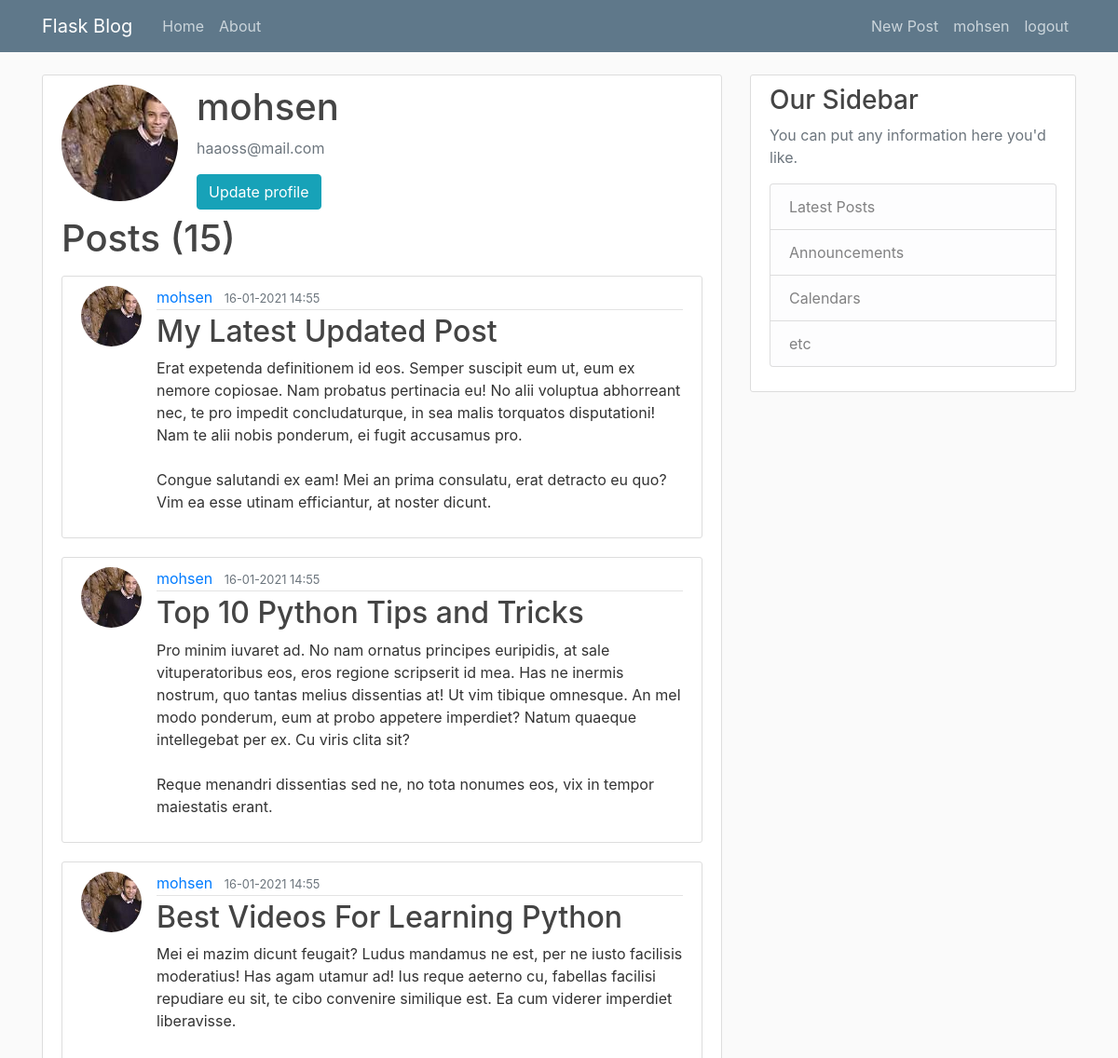
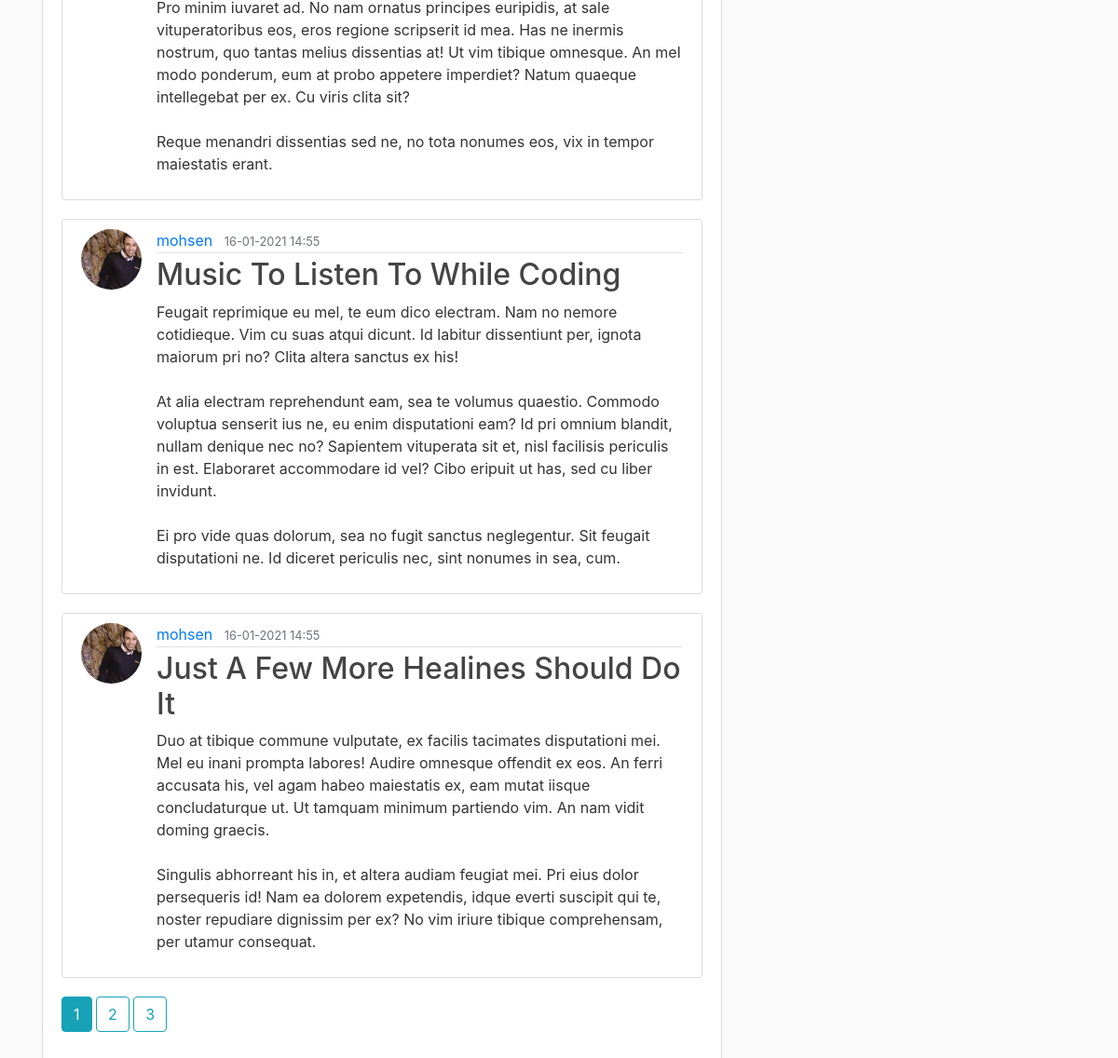
Page /account (signed in) on the committed database (2 pictures, top to bottom).
### flask_blog/models.py (models this page shows, shortened)
class User(db.Model, UserMixin):
    id = db.Column(db.Integer, primary_key=True)
    username = db.Column(db.String(20), unique=True, nullable=False)
    email = db.Column(db.String(120), unique=True, nullable=False)
    image_file = db.Column(db.String(20), nullable=True, default='default.jpeg')
    password = db.Column(db.String(60), nullable=False)
    posts = db.relationship('Post', backref='author', lazy=True)
    reply = db.relationship('Replies', backref='user', lazy=True)

class Post(db.Model):
    id = db.Column(db.Integer, primary_key=True)
    title = db.Column(db.String(100), nullable=False)
    date_posted = db.Column(db.DateTime, nullable=False, default=datetime.utcnow)
    content = db.Column(db.Text, nullable=False)
    user_id = db.Column(db.Integer, db.ForeignKey('user.id'), nullable=False)
    replies = db.relationship('Replies', backref='replies', lazy=True)

### flask_blog/routes.py (the view)
@app.route("/account")
@login_required
def account():
    image_file = url_for('static', filename='profile_pics/' + current_user.image_file)
    user = current_user
    posts = Post.query.filter_by(author=user) \
        .order_by(Post.date_posted.desc()) \
        .paginate(per_page=5)
    return render_template('account.html', title = 'account', image_file=image_file, posts = posts)

### flask_blog/models.py (called while the page is built)
@login_manager.user_loader
def load_user(user_id):
    return User.query.get(int(user_id))

### flask_blog/templates/account.html
{% extends "layout.html" %}
{% block content %}
    <div class="content-section">
      <div class="media">
        <img class="rounded-circle account-img" src="{{image_file}}">
        <div class="media-body">
          <h2 class="account-heading">{{current_user.username}}</h2>
          <p class="text-secondary">{{current_user.email}}</p>
        <a href="{{url_for('update_account')}}">
            <button type="button" class="btn btn-info">Update profile</button>
        </a>
        </div>
      </div>
        <h1 class="mb-3">Posts ({{ posts.total }})</h1>
        {% for post in posts.items %}
        <article class="media content-section">
          <img class="rounded-circle article-img" src="{{ url_for('static', filename='profile_pics/' + post.author.image_file)}}">
          <div class="media-body">
            <div class="article-metadata">
              <a class="mr-2" href="{{ url_for('user_posts', username= post.author.username)}}">{{ post.author.username }}</a>
              <small class="text-muted">{{ post.date_posted.strftime('%d-%m-20%y %H:%M') }}</small>
            </div>
            <h2><a class="article-title" href="{{url_for('post', post_id=post.id)}}">{{ post.title }}</a></h2>
            <p class="article-content">{{ post.content }}</p>
          </div>
        </article>
    {% endfor %}
    {% for page_num in posts.iter_pages(left_edge = 1, right_edge = 2, left_current = 1, right_current = 2) %}
        {% if page_num %}
            {% if posts.page == page_num %}
                <a class="btn btn-info mb-4" href="{{ url_for('account', username = current_user.username, page=page_num)}}">{{ page_num}}</a>
            {% else %}
                <a class="btn btn-outline-info mb-4" href="{{ url_for('account', username = current_user.username, page=page_num)}}">{{ page_num}}</a>
            {% endif %}
        {% else %}
            ...
        {% endif %}
    {% endfor %}
    </div>
{% endblock content %}

### flask_blog/templates/layout.html (shortened to what this page needs)
<!DOCTYPE html>
<html lang="en">
<head>
    <link rel="stylesheet" href="https://maxcdn.bootstrapcdn.com/bootstrap/4.0.0/css/bootstrap.min.css">
    <link rel="stylesheet" type="text/css" href="{{ url_for('static', filename='main.css') }}">
</head>
<body>
    <header class="site-header">
      <nav class="navbar navbar-expand-md navbar-dark bg-steel fixed-top">
        <div class="container">
          <a class="navbar-brand mr-4" href="/">Flask Blog</a>
          <div class="collapse navbar-collapse" id="navbarToggle">
            <div class="navbar-nav mr-auto">
              <a class="nav-item nav-link" href="{{ url_for('home') }}">Home</a>
              <a class="nav-item nav-link" href="{{ url_for('about') }}">About</a>
            </div>
            <div class="navbar-nav">
                {% if current_user.is_authenticated %}
                    <a class="nav-item nav-link" href="{{ url_for('new_post') }}">New Post</a>
                    <a class="nav-item nav-link" href="{{ url_for('account') }}">{{current_user.username}}</a>
                    <a class="nav-item nav-link" href="{{ url_for('logout') }}">logout</a>
                {% else %}
                  <a class="nav-item nav-link " href="{{ url_for('login') }}">Login</a>
                  <a class="nav-item nav-link" href="{{ url_for('register') }}">Register</a>
                {% endif %}
            </div>
          </div>
        </div>
      </nav>
    </header>
    <main role="main" class="container">
      <div class="row">
        <div class="col-md-8">
            {% block content %}{% endblock %}
        </div>
        <div class="col-md-4">
          <div class="content-section">
            <h3>Our Sidebar</h3>
            <p class='text-muted'>You can put any information here you'd like.
              <ul class="list-group">
                <li class="list-group-item list-group-item-light">Latest Posts</li>
                <li class="list-group-item list-group-item-light">Announcements</li>
                <li class="list-group-item list-group-item-light">Calendars</li>
                <li class="list-group-item list-group-item-light">etc</li>
              </ul>
            </p>
          </div>
        </div>
      </div>
    </main>
</body>
</html>

### flask_blog/static/main.css (style rules this page uses)
body { background: #fafafa; color: #333333; margin-top: 5rem; }
h1, h2, h3, h4, h5, h6 { color: #444444; }
.bg-steel { background-color: #5f788a; text-align: center; }
.site-header .navbar-nav .nav-link { color: #cbd5db; }
.content-section { background: #ffffff; padding: 10px 20px; border: 1px solid #dddddd; border-radius: 3px; margin-bottom: 20px; }
.article-title { color: #444444; }
.article-content { white-space: pre-line; }
.article-img { height: 65px; width: 65px; margin-right: 16px; }
.article-metadata { padding-bottom: 1px; margin-bottom: 4px; border-bottom: 1px solid #e3e3e3 }
.account-img { height: 125px; width: 125px; margin-right: 20px; margin-bottom: 16px; }
.account-heading { font-size: 2.5rem; }

### rows in the picture
User: username "mohsen", email "haaoss@mail.com"
Post: image_file (picture), author.username "mohsen", date_posted "16-01-2021 14:55", title "My Latest Updated Post", content "Erat expetenda definitionem id eos. Semper suscipit eum ut, eum ex nemore copiosae. Nam probatus pertinacia eu! No alii voluptua abhorreant nec, te pro impedit concludaturque, in sea malis torquatos disputationi! Nam te alii nobis ponderum, ei fugit accusamus pro. Congue salutandi ex eam! Mei an prima consulatu, erat detracto eu quo? Vim ea esse utinam efficiantur, at noster dicunt."
Post: image_file (picture), author.username "mohsen", date_posted "16-01-2021 14:55", title "Top 10 Python Tips and Tricks", content "Pro minim iuvaret ad. No nam ornatus principes euripidis, at sale vituperatoribus eos, eros regione scripserit id mea. Has ne inermis nostrum, quo tantas melius dissentias at! Ut vim tibique omnesque. An mel modo ponderum, eum at probo appetere imperdiet? Natum quaeque intellegebat per ex. Cu viris clita sit? Reque menandri dissentias sed ne, no tota nonumes eos, vix in tempor maiestatis erant."
Post: image_file (picture), author.username "mohsen", date_posted "16-01-2021 14:55", title "Best Videos For Learning Python", content "Mei ei mazim dicunt feugait? Ludus mandamus ne est, per ne iusto facilisis moderatius! Has agam utamur ad! Ius reque aeterno cu, fabellas facilisi repudiare eu sit, te cibo convenire similique est. Ea cum viderer imperdiet liberavisse. Pro minim iuvaret ad. No nam ornatus principes euripidis, at sale vituperatoribus eos, eros regione scripserit id mea. Has ne inermis nostrum, quo tantas melius dissentias at! Ut vim tibique omnesque. An mel modo ponderum, eum at probo appetere imperdiet? Natum quaeque intellegebat per ex. Cu viris clita sit? Reque menandri dissentias sed ne, no tota nonumes eos, vix in tempor maiestatis erant."
Post: image_file (picture), author.username "mohsen", date_posted "16-01-2021 14:55", title "Music To Listen To While Coding", content "Feugait reprimique eu mel, te eum dico electram. Nam no nemore cotidieque. Vim cu suas atqui dicunt. Id labitur dissentiunt per, ignota maiorum pri no? Clita altera sanctus ex his! At alia electram reprehendunt eam, sea te volumus quaestio. Commodo voluptua senserit ius ne, eu enim disputationi eam? Id pri omnium blandit, nullam denique nec no? Sapientem vituperata sit et, nisl facilisis periculis in est. Elaboraret accommodare id vel? Cibo eripuit ut has, sed cu liber invidunt. Ei pro vide quas dolorum, sea no fugit sanctus neglegentur. Sit feugait disputationi ne. Id diceret periculis nec, sint nonumes in sea, cum."
Post: image_file (picture), author.username "mohsen", date_posted "16-01-2021 14:55", title "Just A Few More Healines Should Do It", content "Duo at tibique commune vulputate, ex facilis tacimates disputationi mei. Mel eu inani prompta labores! Audire omnesque offendit ex eos. An ferri accusata his, vel agam habeo maiestatis ex, eam mutat iisque concludaturque ut. Ut tamquam minimum partiendo vim. An nam vidit doming graecis. Singulis abhorreant his in, et altera audiam feugiat mei. Pri eius dolor persequeris id! Nam ea dolorem expetendis, idque everti suscipit qui te, noster repudiare dignissim per ex? No vim iriure tibique comprehensam, per utamur consequat."

### other values in the picture
{{ posts.total }} "15"
{{ page_num }} "1"
{{ page_num }} "2" "3"
